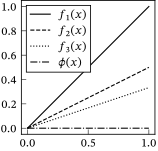

Source code (Python):
from pathlib import PurePath

import matplotlib.pyplot as plt
import numpy as np

plt.style.use("sigproc")

x = np.linspace(0, 1, num=100)

fig, ax = plt.subplots()

for i in range(1, 4):
    ax.plot(x, x / i, label="$f_" + str(i) + "(x)$")

ax.plot(x, x * 0, label=r"$\phi(x)$")
ax.legend()
ax.axis([0, 1, 0, 1])
ax.axis("square")
fig.savefig(str(PurePath(__file__).parent / (PurePath(__file__).stem + ".pdf")))
